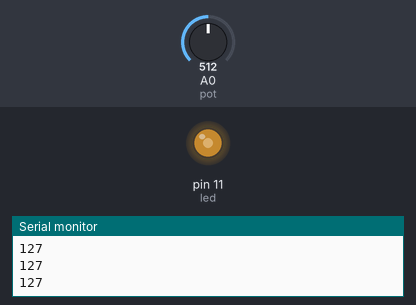
Simulated run of this sketch. Board: Arduino Uno, built with avr-gcc and run on an emulated ATmega328P. On the bench: output pins drawn as LEDs (lit = HIGH), the last lines printed to the serial monitor. The inputs (shaded band) are chosen by the test bench; at power-on: A0 (pot) = 512.

Above: at 1.2 s.
1.3 s: A0 (pot) set to 716
At 1.7 s:
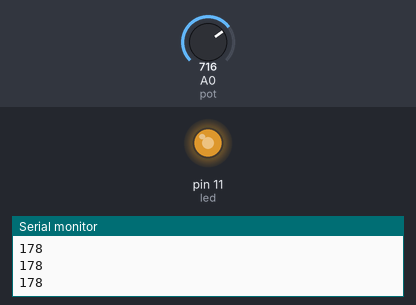
2.8 s: A0 (pot) set to 900
At 3.3 s:
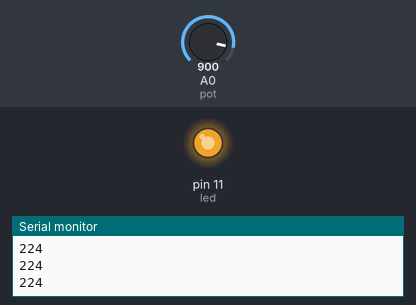
4.3 s: A0 (pot) set to 122
At 4.8 s:
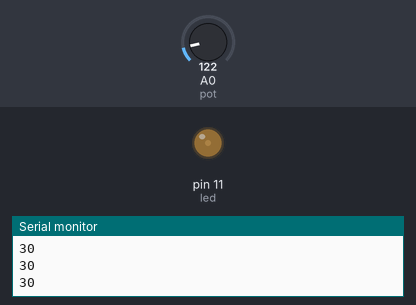
5.8 s: A0 (pot) set to 0
At 6.3 s:
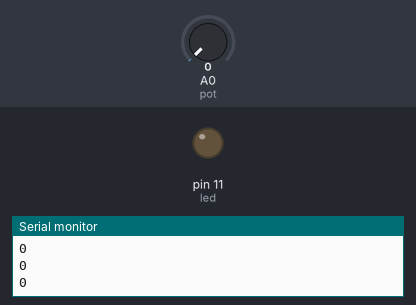
7.3 s: A0 (pot) set to 511
At 7.7 s:
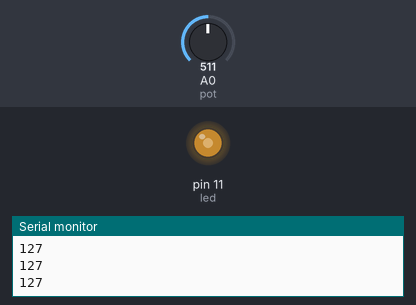
Timing chart, 0 to 9.8 s (numbered marks = the images above; inputs shaded):
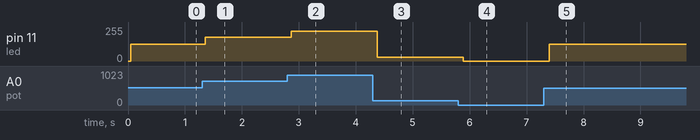

Measured:
- after the input at 1.3 s, pin 11 (led): 127/255 → 178/255 after 0.06 s
- after the input at 2.8 s, pin 11 (led): 178/255 → 224/255 after 0.07 s
- after the input at 4.3 s, pin 11 (led): 224/255 → 30/255 after 0.08 s
- after the input at 5.8 s, pin 11 (led): 30/255 → 0/255 after 0.09 s
- after the input at 7.3 s, pin 11 (led): 0/255 → 127/255 after 0.10 s

The sketch:

Ej4_Pot.ino
```cpp
#define led 11
#define pot A0

void setup()
{
  Serial.begin(9600);
  pinMode(led, OUTPUT);
}

void loop(){
  int val = map(analogRead(pot), 0, 1023, 0, 255);
  Serial.println(val);
  delay(50);
  analogWrite(led,val);
}
```
